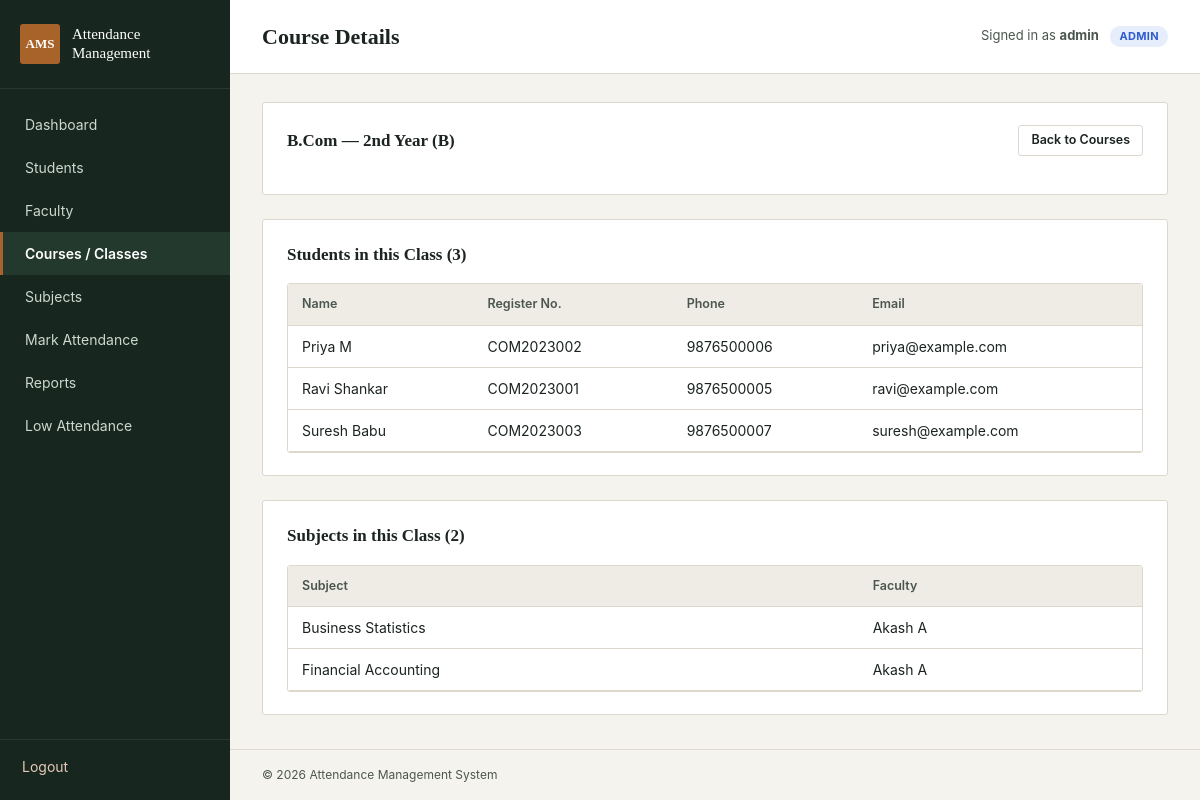
/courses/view.php?id=2 (signed in), run on the app's committed database.
### tables this page shows
CREATE TABLE IF NOT EXISTS courses (
    id INT AUTO_INCREMENT PRIMARY KEY,
    course_name VARCHAR(100) NOT NULL,
    semester_year VARCHAR(50) NOT NULL,
    section VARCHAR(20) DEFAULT NULL
);

CREATE TABLE IF NOT EXISTS students (
    id INT AUTO_INCREMENT PRIMARY KEY,
    name VARCHAR(100) NOT NULL,
    register_no VARCHAR(50) NOT NULL UNIQUE,
    class_id INT NOT NULL,
    phone VARCHAR(20) DEFAULT NULL,
    email VARCHAR(100) DEFAULT NULL,
    FOREIGN KEY (class_id) REFERENCES courses(id) ON DELETE CASCADE
);

CREATE TABLE IF NOT EXISTS subjects (
    id INT AUTO_INCREMENT PRIMARY KEY,
    subject_name VARCHAR(100) NOT NULL,
    course_id INT NOT NULL,
    faculty_id INT DEFAULT NULL,
    FOREIGN KEY (course_id) REFERENCES courses(id) ON DELETE CASCADE,
    FOREIGN KEY (faculty_id) REFERENCES faculty(id) ON DELETE SET NULL
);

CREATE TABLE IF NOT EXISTS faculty (
    id INT AUTO_INCREMENT PRIMARY KEY,
    name VARCHAR(100) NOT NULL,
    department VARCHAR(100) DEFAULT NULL,
    phone VARCHAR(20) DEFAULT NULL,
    email VARCHAR(100) DEFAULT NULL,
    password VARCHAR(255) DEFAULT NULL
);

### courses/view.php (the view, shortened to what this page needs)
<?php
$root = '../';
require_once $root . 'config/db.php';
require_once $root . 'includes/auth.php';
require_once $root . 'includes/admin_only.php';
$id = (int)($_GET['id'] ?? 0);
$stmt = mysqli_prepare($conn, "SELECT * FROM courses WHERE id = ?");
mysqli_stmt_bind_param($stmt, "i", $id);
mysqli_stmt_execute($stmt);
$course = mysqli_stmt_get_result($stmt)->fetch_assoc();
$students_stmt = mysqli_prepare($conn, "SELECT * FROM students WHERE class_id = ? ORDER BY name");
mysqli_stmt_bind_param($students_stmt, "i", $id);
mysqli_stmt_execute($students_stmt);
$students = mysqli_stmt_get_result($students_stmt);
$subjects_stmt = mysqli_prepare($conn, "
    SELECT sub.*, f.name AS faculty_name
    FROM subjects sub
    LEFT JOIN faculty f ON f.id = sub.faculty_id
    WHERE sub.course_id = ?
    ORDER BY sub.subject_name
");
mysqli_stmt_bind_param($subjects_stmt, "i", $id);
mysqli_stmt_execute($subjects_stmt);
$subjects = mysqli_stmt_get_result($subjects_stmt);
require_once $root . 'includes/header.php';
?>
<div class="panel">
    <div class="panel-header">
        <h2><?php echo htmlspecialchars($course['course_name']); ?> — <?php echo htmlspecialchars($course['semester_year']); ?><?php echo $course['section'] ? ' (' . htmlspecialchars($course['section']) . ')' : ''; ?></h2>
        <a href="list.php" class="btn btn-secondary btn-sm">Back to Courses</a>
    </div>
</div>
<div class="panel">
    <div class="panel-header"><h2>Students in this Class (<?php echo mysqli_num_rows($students); ?>)</h2></div>
    <div class="table-wrap">
    <table>
        <thead><tr><th>Name</th><th>Register No.</th><th>Phone</th><th>Email</th></tr></thead>
        <tbody>
        <?php if (mysqli_num_rows($students) === 0): ?>
            <tr><td colspan="4" class="empty-state">No students in this class yet.</td></tr>
        <?php else: while ($s = mysqli_fetch_assoc($students)): ?>
            <tr>
                <td><?php echo htmlspecialchars($s['name']); ?></td>
                <td><?php echo htmlspecialchars($s['register_no']); ?></td>
                <td><?php echo htmlspecialchars($s['phone'] ?: '—'); ?></td>
                <td><?php echo htmlspecialchars($s['email'] ?: '—'); ?></td>
            </tr>
        <?php endwhile; endif; ?>
        </tbody>
    </table>
    </div>
</div>
<div class="panel">
    <div class="panel-header"><h2>Subjects in this Class (<?php echo mysqli_num_rows($subjects); ?>)</h2></div>
    <div class="table-wrap">
    <table>
        <thead><tr><th>Subject</th><th>Faculty</th></tr></thead>
        <tbody>
        <?php if (mysqli_num_rows($subjects) === 0): ?>
            <tr><td colspan="2" class="empty-state">No subjects added for this class yet.</td></tr>
        <?php else: while ($sub = mysqli_fetch_assoc($subjects)): ?>
            <tr>
                <td><?php echo htmlspecialchars($sub['subject_name']); ?></td>
                <td><?php echo htmlspecialchars($sub['faculty_name'] ?: 'Unassigned'); ?></td>
            </tr>
        <?php endwhile; endif; ?>
        </tbody>
    </table>
    </div>
</div>
<?php require_once $root . 'includes/footer.php'; ?>

### css/style.css (style rules this page uses)
:root { --ink: #1c2420; --ink-soft: #4b564f; --paper: #f5f3ee; --panel: #ffffff; --line: #ddd8cb; --sidebar: #17261f; --sidebar-text: #cdd8cf; --sidebar-active: #23392e; --accent: #a8632a; --accent-dark: #824c1f; --present: #2f6b46; --present-bg: #e7f1ea; --absent: #9c3b2c; --absent-bg: #f6e6e2; --radius: 3px; --font-heading: 'Iowan Old Style', 'Palatino Linotype', Palatino, Georgia, serif; --font-body: -apple-system, 'Segoe UI', Roboto, Helvetica, Arial, sans-serif; }
* { box-sizing: border-box; }
html, body { margin: 0; padding: 0; background: var(--paper); color: var(--ink); font-family: var(--font-body); font-size: 15px; line-height: 1.5; }
h1, h2, h3, h4 { font-family: var(--font-heading); font-weight: 600; color: var(--ink); margin: 0 0 0.6em 0; }
a { color: var(--accent-dark); text-decoration: none; }
.panel { background: var(--panel); border: 1px solid var(--line); border-radius: var(--radius); padding: 22px 24px; margin-bottom: 24px; }
.panel-header { display: flex; justify-content: space-between; align-items: center; margin-bottom: 16px; }
.panel-header h2 { font-size: 17px; margin: 0; }
.btn { display: inline-block; padding: 9px 18px; border-radius: var(--radius); border: 1px solid var(--accent); background: var(--accent); color: #fff; font-size: 14px; font-weight: 600; cursor: pointer; font-family: var(--font-body); }
.btn-secondary { background: transparent; color: var(--ink); border-color: var(--line); }
.btn-sm { padding: 5px 12px; font-size: 12.5px; }
table { width: 100%; border-collapse: collapse; background: var(--panel); font-size: 14px; }
thead th { text-align: left; padding: 11px 14px; background: #eeece4; border-bottom: 1px solid var(--line); font-weight: 600; color: var(--ink-soft); font-size: 12.5px; }
tbody td { padding: 10px 14px; border-bottom: 1px solid var(--line); vertical-align: middle; }
.table-wrap { overflow-x: auto; border: 1px solid var(--line); border-radius: var(--radius); }
.table-wrap table { border: none; }

### data on the page
courses: course_name "B.Com", semester_year "2nd Year", section "B"
students: name "Priya M", register_no "COM2023002", phone "9876500006", email "priya@example.com"
students: name "Ravi Shankar", register_no "COM2023001", phone "9876500005", email "ravi@example.com"
students: name "Suresh Babu", register_no "COM2023003", phone "9876500007", email "suresh@example.com"
subjects: subject_name "Business Statistics", faculty.name "Akash A"
subjects: subject_name "Financial Accounting", faculty.name "Akash A"

### other printed values
$page_title "Course Details"
$_SESSION['user_name'] "admin"
mysqli_num_rows($students) "3"
mysqli_num_rows($subjects) "2"
